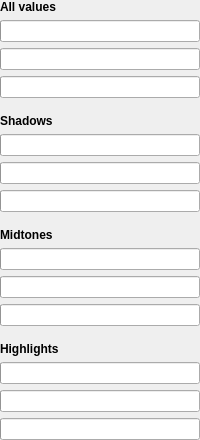
<?xml version="1.0" encoding="UTF-8"?>
<ui version="4.0">
 <class>ToneForm</class>
 <widget class="QWidget" name="ToneForm">
  <layout class="QVBoxLayout" name="MainLayout">
   <property name="margin">
    <number>0</number>
   </property>
   <item>
    <widget class="QLabel" name="label">
     <property name="font">
      <font>
       <weight>75</weight>
       <bold>true</bold>
      </font>
     </property>
     <property name="text">
      <string>All values</string>
     </property>
     <property name="textFormat">
      <enum>Qt::PlainText</enum>
     </property>
     <property name="textInteractionFlags">
      <set>Qt::NoTextInteraction</set>
     </property>
    </widget>
   </item>
   <item>
    <widget class="ptInput" name="SaturationAll"/>
   </item>
   <item>
    <widget class="ptInput" name="StrengthAll"/>
   </item>
   <item>
    <widget class="ptInput" name="HueAll"/>
   </item>
   <item>
    <spacer name="verticalSpacer">
     <property name="orientation">
      <enum>Qt::Vertical</enum>
     </property>
     <property name="sizeType">
      <enum>QSizePolicy::Fixed</enum>
     </property>
     <property name="sizeHint" stdset="0">
      <size>
       <width>20</width>
       <height>10</height>
      </size>
     </property>
    </spacer>
   </item>
   <item>
    <widget class="QLabel" name="label_2">
     <property name="font">
      <font>
       <weight>75</weight>
       <bold>true</bold>
      </font>
     </property>
     <property name="text">
      <string>Shadows</string>
     </property>
     <property name="textFormat">
      <enum>Qt::PlainText</enum>
     </property>
     <property name="textInteractionFlags">
      <set>Qt::NoTextInteraction</set>
     </property>
    </widget>
   </item>
   <item>
    <widget class="ptInput" name="SaturationShad"/>
   </item>
   <item>
    <widget class="ptInput" name="StrengthShad"/>
   </item>
   <item>
    <widget class="ptInput" name="HueShad"/>
   </item>
   <item>
    <spacer name="verticalSpacer_2">
     <property name="orientation">
      <enum>Qt::Vertical</enum>
     </property>
     <property name="sizeType">
      <enum>QSizePolicy::Fixed</enum>
     </property>
     <property name="sizeHint" stdset="0">
      <size>
       <width>20</width>
       <height>10</height>
      </size>
     </property>
    </spacer>
   </item>
   <item>
    <widget class="QLabel" name="label_3">
     <property name="font">
      <font>
       <weight>75</weight>
       <bold>true</bold>
      </font>
     </property>
     <property name="text">
      <string>Midtones</string>
     </property>
     <property name="textFormat">
      <enum>Qt::PlainText</enum>
     </property>
     <property name="textInteractionFlags">
      <set>Qt::NoTextInteraction</set>
     </property>
    </widget>
   </item>
   <item>
    <widget class="ptInput" name="SaturationMid"/>
   </item>
   <item>
    <widget class="ptInput" name="StrengthMid"/>
   </item>
   <item>
    <widget class="ptInput" name="HueMid"/>
   </item>
   <item>
    <spacer name="verticalSpacer_3">
     <property name="orientation">
      <enum>Qt::Vertical</enum>
     </property>
     <property name="sizeType">
      <enum>QSizePolicy::Fixed</enum>
     </property>
     <property name="sizeHint" stdset="0">
      <size>
       <width>20</width>
       <height>10</height>
      </size>
     </property>
    </spacer>
   </item>
   <item>
    <widget class="QLabel" name="label_4">
     <property name="font">
      <font>
       <weight>75</weight>
       <bold>true</bold>
      </font>
     </property>
     <property name="text">
      <string>Highlights</string>
     </property>
     <property name="textFormat">
      <enum>Qt::PlainText</enum>
     </property>
     <property name="textInteractionFlags">
      <set>Qt::NoTextInteraction</set>
     </property>
    </widget>
   </item>
   <item>
    <widget class="ptInput" name="SaturationLights"/>
   </item>
   <item>
    <widget class="ptInput" name="StrengthLights"/>
   </item>
   <item>
    <widget class="ptInput" name="HueLights"/>
   </item>
  </layout>
 </widget>
 <customwidgets>
  <customwidget>
   <class>ptInput</class>
   <extends>QProgressBar</extends>
   <header>ptInput.h</header>
  </customwidget>
 </customwidgets>
 <resources/>
 <connections/>
</ui>
